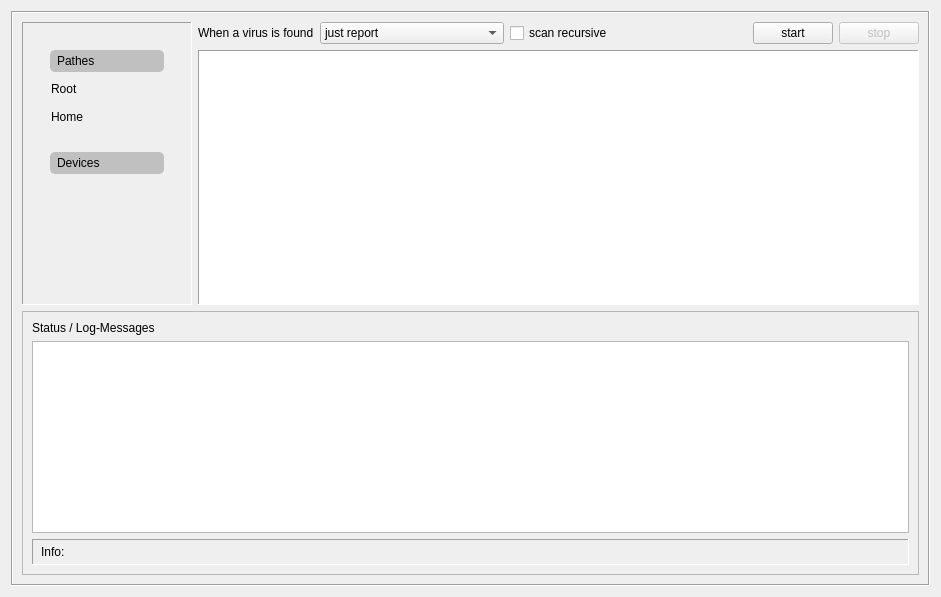
<?xml version="1.0" encoding="UTF-8"?>
<ui version="4.0">
 <class>scanTab</class>
 <widget class="QWidget" name="scanTab">
  <property name="geometry">
   <rect>
    <x>0</x>
    <y>0</y>
    <width>941</width>
    <height>597</height>
   </rect>
  </property>
  <property name="windowTitle">
   <string>Form</string>
  </property>
  <layout class="QGridLayout" name="gridLayout">
   <item row="0" column="0" colspan="4">
    <widget class="QFrame" name="mainFrame">
     <property name="frameShape">
      <enum>QFrame::Box</enum>
     </property>
     <property name="frameShadow">
      <enum>QFrame::Sunken</enum>
     </property>
     <layout class="QGridLayout" name="gridLayout_2">
      <item row="1" column="1">
       <layout class="QHBoxLayout" name="horizontalLayout">
        <item>
         <widget class="QLabel" name="virusFoundLabel">
          <property name="text">
           <string>When a virus is found</string>
          </property>
         </widget>
        </item>
        <item>
         <widget class="QComboBox" name="virusFoundComboBox">
          <item>
           <property name="text">
            <string>just report</string>
           </property>
           <property name="icon">
            <iconset resource="../resources.qrc">
             <normaloff>:/icons/icons/includeexclude.png</normaloff>:/icons/icons/includeexclude.png</iconset>
           </property>
          </item>
          <item>
           <property name="text">
            <string>remove file (be careful)</string>
           </property>
           <property name="icon">
            <iconset resource="../resources.qrc">
             <normaloff>:/icons/icons/trash-can.png</normaloff>:/icons/icons/trash-can.png</iconset>
           </property>
          </item>
          <item>
           <property name="text">
            <string>move file to qurantine folder</string>
           </property>
           <property name="icon">
            <iconset resource="../resources.qrc">
             <normaloff>:/icons/icons/edit-cut.png</normaloff>:/icons/icons/edit-cut.png</iconset>
           </property>
          </item>
          <item>
           <property name="text">
            <string>copy file to quarantine folder</string>
           </property>
           <property name="icon">
            <iconset resource="../resources.qrc">
             <normaloff>:/icons/icons/edit-copy.png</normaloff>:/icons/icons/edit-copy.png</iconset>
           </property>
          </item>
         </widget>
        </item>
        <item>
         <widget class="QCheckBox" name="recursivCheckBox">
          <property name="text">
           <string>scan recursive</string>
          </property>
         </widget>
        </item>
        <item>
         <spacer name="horizontalSpacer_2">
          <property name="orientation">
           <enum>Qt::Horizontal</enum>
          </property>
          <property name="sizeHint" stdset="0">
           <size>
            <width>40</width>
            <height>20</height>
           </size>
          </property>
         </spacer>
        </item>
       </layout>
      </item>
      <item row="3" column="0" colspan="4">
       <widget class="QFrame" name="logStatusFrame">
        <property name="minimumSize">
         <size>
          <width>0</width>
          <height>100</height>
         </size>
        </property>
        <property name="frameShape">
         <enum>QFrame::StyledPanel</enum>
        </property>
        <property name="frameShadow">
         <enum>QFrame::Raised</enum>
        </property>
        <layout class="QGridLayout" name="gridLayout_6">
         <item row="0" column="0">
          <widget class="QLabel" name="logHeaderLabel">
           <property name="text">
            <string>Status / Log-Messages</string>
           </property>
          </widget>
         </item>
         <item row="1" column="0" colspan="2">
          <widget class="QPlainTextEdit" name="logPlainTextEdit">
           <property name="styleSheet">
            <string notr="true"/>
           </property>
           <property name="readOnly">
            <bool>true</bool>
           </property>
           <property name="centerOnScroll">
            <bool>false</bool>
           </property>
          </widget>
         </item>
         <item row="2" column="0" colspan="2">
          <widget class="QLabel" name="currentFileLabel">
           <property name="styleSheet">
            <string notr="true">padding:5px</string>
           </property>
           <property name="frameShape">
            <enum>QFrame::Panel</enum>
           </property>
           <property name="frameShadow">
            <enum>QFrame::Sunken</enum>
           </property>
           <property name="text">
            <string>Info: </string>
           </property>
          </widget>
         </item>
        </layout>
       </widget>
      </item>
      <item row="2" column="1" colspan="3">
       <widget class="QTreeView" name="treeView">
        <property name="styleSheet">
         <string notr="true"/>
        </property>
        <property name="frameShape">
         <enum>QFrame::Panel</enum>
        </property>
        <attribute name="headerVisible">
         <bool>false</bool>
        </attribute>
       </widget>
      </item>
      <item row="1" column="2">
       <widget class="QPushButton" name="startScanButton">
        <property name="text">
         <string>start</string>
        </property>
        <property name="icon">
         <iconset resource="../resources.qrc">
          <normaloff>:/icons/icons/start.png</normaloff>:/icons/icons/start.png</iconset>
        </property>
        <property name="iconSize">
         <size>
          <width>24</width>
          <height>24</height>
         </size>
        </property>
       </widget>
      </item>
      <item row="1" column="3">
       <widget class="QPushButton" name="stopScanButton">
        <property name="enabled">
         <bool>false</bool>
        </property>
        <property name="text">
         <string>stop</string>
        </property>
        <property name="icon">
         <iconset resource="../resources.qrc">
          <normaloff>:/icons/icons/stop.png</normaloff>:/icons/icons/stop.png</iconset>
        </property>
        <property name="iconSize">
         <size>
          <width>24</width>
          <height>24</height>
         </size>
        </property>
       </widget>
      </item>
      <item row="1" column="0" rowspan="2">
       <widget class="QScrollArea" name="scrollArea">
        <property name="sizePolicy">
         <sizepolicy hsizetype="Minimum" vsizetype="Expanding">
          <horstretch>0</horstretch>
          <verstretch>0</verstretch>
         </sizepolicy>
        </property>
        <property name="frameShape">
         <enum>QFrame::Panel</enum>
        </property>
        <property name="widgetResizable">
         <bool>true</bool>
        </property>
        <widget class="QWidget" name="scrollAreaWidgetContents">
         <property name="geometry">
          <rect>
           <x>0</x>
           <y>0</y>
           <width>168</width>
           <height>277</height>
          </rect>
         </property>
         <layout class="QVBoxLayout" name="verticalLayout">
          <item>
           <widget class="QFrame" name="deviceFrame">
            <property name="minimumSize">
             <size>
              <width>150</width>
              <height>0</height>
             </size>
            </property>
            <property name="maximumSize">
             <size>
              <width>150</width>
              <height>16777215</height>
             </size>
            </property>
            <property name="frameShape">
             <enum>QFrame::NoFrame</enum>
            </property>
            <property name="frameShadow">
             <enum>QFrame::Sunken</enum>
            </property>
            <layout class="QVBoxLayout" name="verticalLayout_3">
             <item>
              <widget class="QFrame" name="pathFrame">
               <property name="frameShape">
                <enum>QFrame::NoFrame</enum>
               </property>
               <property name="frameShadow">
                <enum>QFrame::Plain</enum>
               </property>
               <layout class="QGridLayout" name="gridLayout_5">
                <item row="2" column="0">
                 <widget class="QPushButton" name="homePathButton">
                  <property name="layoutDirection">
                   <enum>Qt::LeftToRight</enum>
                  </property>
                  <property name="styleSheet">
                   <string notr="true">text-align:left</string>
                  </property>
                  <property name="text">
                   <string>Home</string>
                  </property>
                  <property name="icon">
                   <iconset resource="../resources.qrc">
                    <normaloff>:/icons/icons/homefolder.png</normaloff>:/icons/icons/homefolder.png</iconset>
                  </property>
                  <property name="iconSize">
                   <size>
                    <width>28</width>
                    <height>28</height>
                   </size>
                  </property>
                  <property name="flat">
                   <bool>true</bool>
                  </property>
                 </widget>
                </item>
                <item row="1" column="0">
                 <widget class="QPushButton" name="basePathButton">
                  <property name="styleSheet">
                   <string notr="true">text-align:left</string>
                  </property>
                  <property name="text">
                   <string>Root</string>
                  </property>
                  <property name="icon">
                   <iconset resource="../resources.qrc">
                    <normaloff>:/icons/icons/basefolder.png</normaloff>:/icons/icons/basefolder.png</iconset>
                  </property>
                  <property name="iconSize">
                   <size>
                    <width>28</width>
                    <height>28</height>
                   </size>
                  </property>
                  <property name="flat">
                   <bool>true</bool>
                  </property>
                 </widget>
                </item>
                <item row="0" column="0">
                 <widget class="QLabel" name="pathLabel">
                  <property name="maximumSize">
                   <size>
                    <width>16777215</width>
                    <height>30</height>
                   </size>
                  </property>
                  <property name="styleSheet">
                   <string notr="true">background:#c0c0c0;padding:4px;border-radius:5px;</string>
                  </property>
                  <property name="text">
                   <string>Pathes</string>
                  </property>
                 </widget>
                </item>
               </layout>
              </widget>
             </item>
             <item>
              <widget class="QFrame" name="devicesFrame">
               <property name="frameShape">
                <enum>QFrame::NoFrame</enum>
               </property>
               <property name="frameShadow">
                <enum>QFrame::Raised</enum>
               </property>
               <layout class="QVBoxLayout" name="verticalLayout_2">
                <item>
                 <widget class="QLabel" name="deviceLabel">
                  <property name="maximumSize">
                   <size>
                    <width>16777215</width>
                    <height>30</height>
                   </size>
                  </property>
                  <property name="styleSheet">
                   <string notr="true">background:#c0c0c0;padding:4px;border-radius:5px;</string>
                  </property>
                  <property name="text">
                   <string>Devices</string>
                  </property>
                 </widget>
                </item>
               </layout>
              </widget>
             </item>
             <item>
              <spacer name="verticalSpacer">
               <property name="orientation">
                <enum>Qt::Vertical</enum>
               </property>
               <property name="sizeHint" stdset="0">
                <size>
                 <width>20</width>
                 <height>40</height>
                </size>
               </property>
              </spacer>
             </item>
            </layout>
           </widget>
          </item>
         </layout>
        </widget>
       </widget>
      </item>
     </layout>
    </widget>
   </item>
  </layout>
 </widget>
 <resources>
  <include location="../resources.qrc"/>
 </resources>
 <connections>
  <connection>
   <sender>startScanButton</sender>
   <signal>clicked()</signal>
   <receiver>scanTab</receiver>
   <slot>slot_scanButtonClicked()</slot>
   <hints>
    <hint type="sourcelabel">
     <x>834</x>
     <y>49</y>
    </hint>
    <hint type="destinationlabel">
     <x>468</x>
     <y>26</y>
    </hint>
   </hints>
  </connection>
  <connection>
   <sender>stopScanButton</sender>
   <signal>clicked()</signal>
   <receiver>scanTab</receiver>
   <slot>slot_abortScan()</slot>
   <hints>
    <hint type="sourcelabel">
     <x>920</x>
     <y>49</y>
    </hint>
    <hint type="destinationlabel">
     <x>707</x>
     <y>4</y>
    </hint>
   </hints>
  </connection>
  <connection>
   <sender>recursivCheckBox</sender>
   <signal>clicked()</signal>
   <receiver>scanTab</receiver>
   <slot>slot_recursivScanCheckBoxClicked()</slot>
   <hints>
    <hint type="sourcelabel">
     <x>660</x>
     <y>46</y>
    </hint>
    <hint type="destinationlabel">
     <x>757</x>
     <y>156</y>
    </hint>
   </hints>
  </connection>
  <connection>
   <sender>virusFoundComboBox</sender>
   <signal>activated(int)</signal>
   <receiver>scanTab</receiver>
   <slot>slot_virusFoundComboBoxChanged()</slot>
   <hints>
    <hint type="sourcelabel">
     <x>542</x>
     <y>47</y>
    </hint>
    <hint type="destinationlabel">
     <x>757</x>
     <y>198</y>
    </hint>
   </hints>
  </connection>
  <connection>
   <sender>treeView</sender>
   <signal>clicked(QModelIndex)</signal>
   <receiver>scanTab</receiver>
   <slot>slot_dirtreeSelectionChanged()</slot>
   <hints>
    <hint type="sourcelabel">
     <x>207</x>
     <y>141</y>
    </hint>
    <hint type="destinationlabel">
     <x>5</x>
     <y>41</y>
    </hint>
   </hints>
  </connection>
  <connection>
   <sender>basePathButton</sender>
   <signal>clicked()</signal>
   <receiver>scanTab</receiver>
   <slot>slot_basePathButtonClicked()</slot>
   <hints>
    <hint type="sourcelabel">
     <x>75</x>
     <y>95</y>
    </hint>
    <hint type="destinationlabel">
     <x>2</x>
     <y>85</y>
    </hint>
   </hints>
  </connection>
  <connection>
   <sender>homePathButton</sender>
   <signal>clicked()</signal>
   <receiver>scanTab</receiver>
   <slot>slot_homePathButtonClicked()</slot>
   <hints>
    <hint type="sourcelabel">
     <x>97</x>
     <y>138</y>
    </hint>
    <hint type="destinationlabel">
     <x>6</x>
     <y>126</y>
    </hint>
   </hints>
  </connection>
 </connections>
 <slots>
  <slot>slot_scanButtonClicked()</slot>
  <slot>slot_homePathButtonClicked()</slot>
  <slot>slot_basePathButtonClicked()</slot>
  <slot>slot_virusFoundComboBoxChanged()</slot>
  <slot>slot_recursivScanCheckBoxClicked()</slot>
  <slot>slot_abortScan()</slot>
  <slot>slot_dirtreeSelectionChanged()</slot>
 </slots>
</ui>
